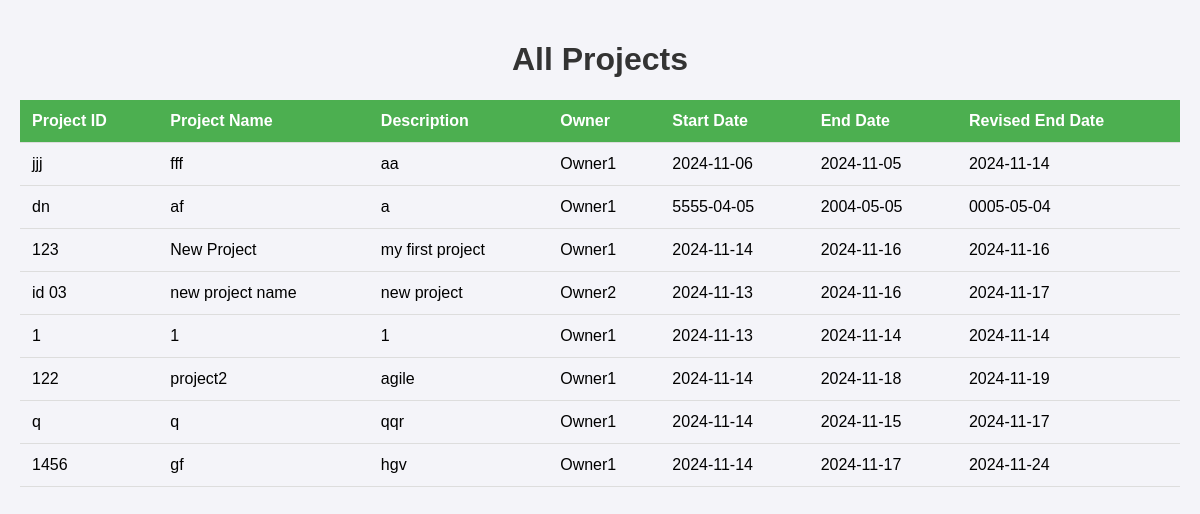
Page /view_projects on the earlier database version.
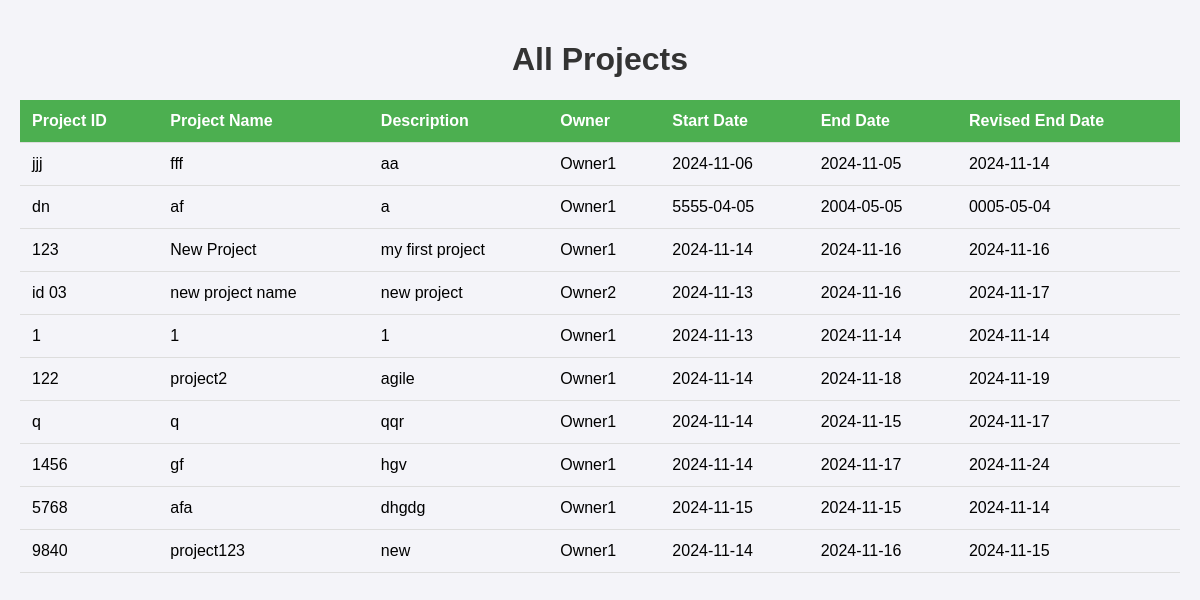
Same page on the later database version.
### app.py (models this page shows)
class Project(db.Model):
    project_id = db.Column(db.Integer, primary_key=True)
    project_name = db.Column(db.String(100), nullable=False)
    project_description = db.Column(db.Text, nullable=False)
    project_owner = db.Column(db.String(50), nullable=False)
    start_date = db.Column(db.Date, nullable=False)
    end_date = db.Column(db.Date, nullable=False)
    revised_end_date = db.Column(db.Date, nullable=True)

### app.py (the view)
@app.route('/view_projects')
def view_projects():
    projects = Project.query.all()  # Get all projects from the database
    return render_template('view_projects.html', projects=projects)

### templates/view_projects.html (shortened to what this page needs)
<!DOCTYPE html>
<html lang="en">
<head>
</head>
<body>
    <h1>All Projects</h1>
    <table>
        <thead>
            <tr>
                <th>Project ID</th>
                <th>Project Name</th>
                <th>Description</th>
                <th>Owner</th>
                <th>Start Date</th>
                <th>End Date</th>
                <th>Revised End Date</th>
            </tr>
        </thead>
        <tbody>
            {% for project in projects %}
            <tr>
                <td data-label="Project ID">{{ project.project_id }}</td>
                <td data-label="Project Name">{{ project.project_name }}</td>
                <td data-label="Description">{{ project.project_description }}</td>
                <td data-label="Owner">{{ project.project_owner }}</td>
                <td data-label="Start Date">{{ project.start_date }}</td>
                <td data-label="End Date">{{ project.end_date }}</td>
                <td data-label="Revised End Date">{{ project.revised_end_date }}</td>
            </tr>
            {% endfor %}
        </tbody>
    </table>
</body>
</html>

### templates/view_projects.html (style rules this page uses)
body { font-family: Arial, sans-serif; background-color: #f4f4f9; margin: 0; padding: 20px; }
h1 { text-align: center; color: #333; }
table { width: 100%; border-collapse: collapse; margin-top: 20px; }
th, td { padding: 12px; text-align: left; border-bottom: 1px solid #ddd; }
th { background-color: #4CAF50; color: white; }

Differences in the rows shown:
added Project: project_id "5768", project_name "afa", project_description "dhgdg", project_owner "Owner1", start_date "2024-11-15", end_date "2024-11-15", revised_end_date "2024-11-14"
added Project: project_id "9840", project_name "project123", project_description "new", project_owner "Owner1", start_date "2024-11-14", end_date "2024-11-16", revised_end_date "2024-11-15"
